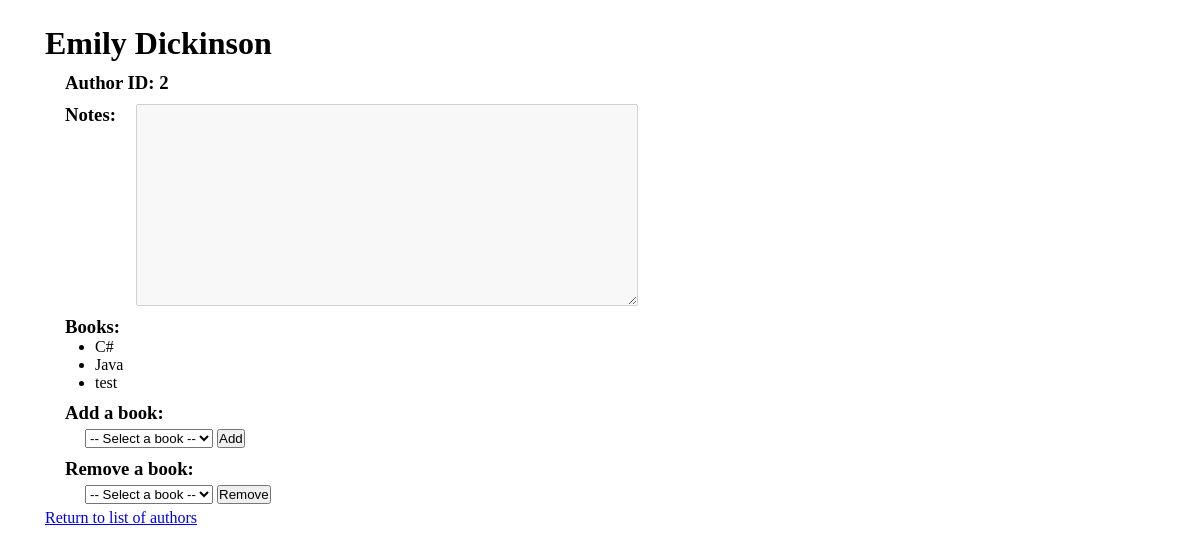
Screenshot of /authors/2 with the database file from the repository.
### books_authors_app/models.py (models this page shows)
class Author(models.Model):
    first_name = models.CharField(max_length=255)
    last_name = models.CharField(max_length=255)
    notes = models.TextField(null=True)
    books = models.ManyToManyField(Book, related_name="authors")
    created_at = models.DateTimeField(auto_now_add=True)
    updated_at = models.DateTimeField(auto_now=True)

class Book(models.Model):
    title = models.CharField(max_length=255)
    desc = models.TextField(null=True)
    created_at = models.DateTimeField(auto_now_add=True)
    updated_at = models.DateTimeField(auto_now=True)

### books_authors_app/views.py (the view)
# urls.py: path('authors/<int:a_id>', views.author_detail),
def author_detail(request, a_id):
    context = {
        "author": Author.objects.get(id=a_id),
        "books_list": Book.objects.all()
    }
    return render(request, "author_detail.html", context)

### books_authors_app/templates/author_detail.html (shortened to what this page needs)
<!DOCTYPE html>
<html lang="en">
<head>
    {% load static %}
    <link rel="stylesheet" type="text/css" href="{% static "styles_detail.css" %}">
</head>
<body>
    <div id="container">
        <h1>{{ author.first_name }} {{ author.last_name }}</h1>
        <h3>Author ID: {{ author.id }}</h3>
        <span class="notes">
            <h3>Notes:</h3>
            <textarea disabled>{{ author.desc }}</textarea>
        </span>
        <h3>Books:</h3>
        {% for book in author.books.all %}
            <ul>
                <li>{{ book.title }}</li>
            </ul>
        {% endfor %}
        <h3>Add a book:</h3>
        <span class="change_list">
            <form action="/authors/{{ author.id }}/add_book" method="POST">
                <select name="book_id" id="book_id">
                    <option disabled selected>-- Select a book --</option>
                </select>
                <button type="submit" value={{ book.id }}>Add</button>
            </form>
        </span>
        <h3>Remove a book:</h3>
        <span class="change_list">
            <form action="/authors/{{ author.id }}/remove_book" method="POST">
                <select name="book_id" id="book_id">
                    <option disabled selected>-- Select a book --</option>
                </select>
                <button type="submit" value={{ book.id }}>Remove</button>
            </form>
        </span>
        <a href="/authors">Return to list of authors</a>
    </div>
</body>
</html>

### books_authors_app/static/styles_detail.css (style rules this page uses)
* { margin: 0px; padding: 0px; }
#container { margin: 10px; padding: 15px 35px; }
h3 { margin-left: 20px; margin-top: 10px; }
#container > .description, #container > .notes { display: flex; vertical-align: top; }
textarea { width: 500px; max-width: 700px; height: 200px; max-height: 350px; margin-left: 20px; margin-top: 10px; }
li { margin-left: 50px; }
.change_list form { margin: 5px 0px 5px 40px; }

### rows the page displays
Author: first_name "Emily", last_name "Dickinson", id "2"
Book: title "C#"
Book: title "Java"
Book: title "test"
